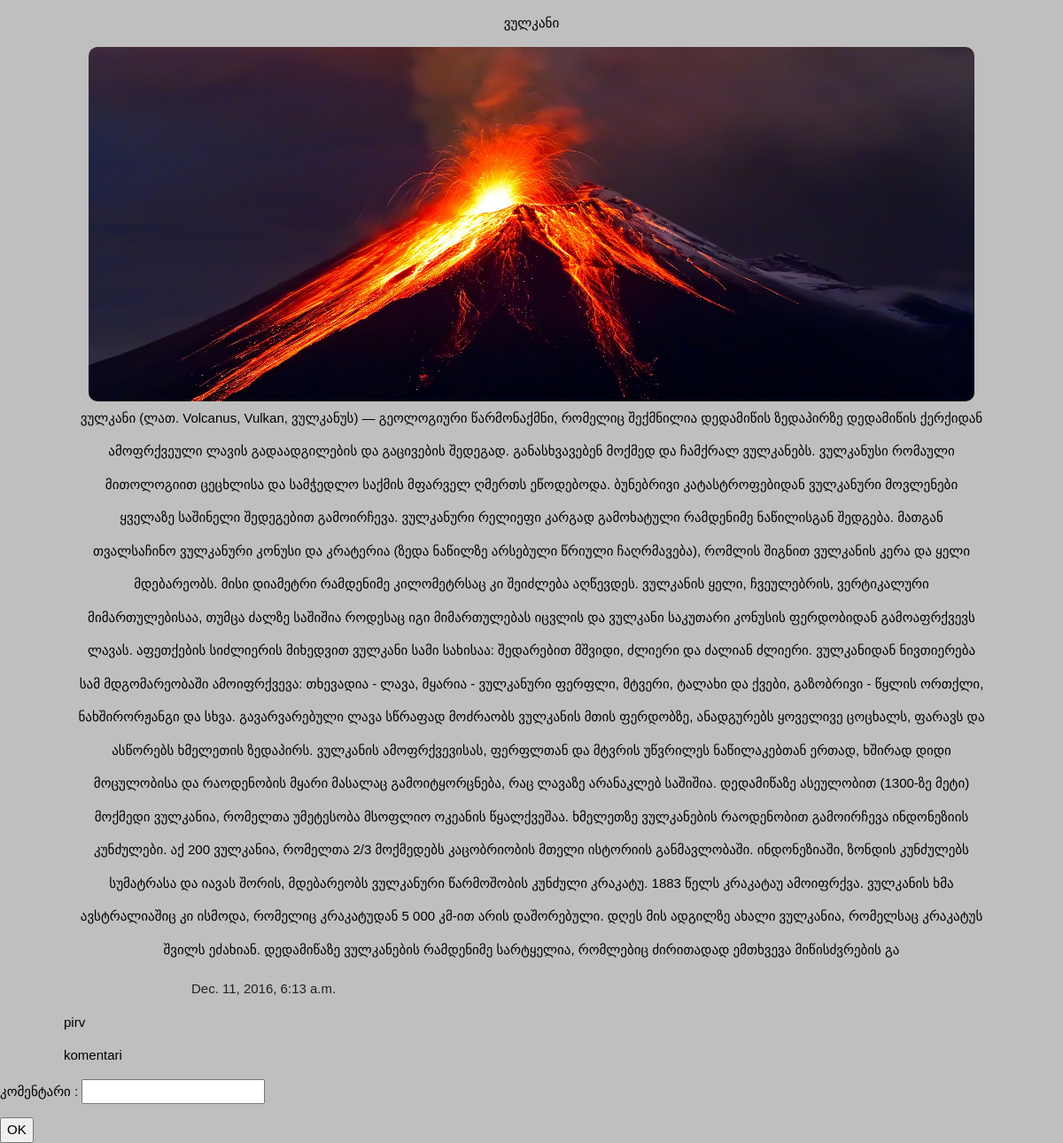
The app's page /sing/app/7/srulad/ with its own data.
### app/models.py (models this page shows, shortened)
class Post(models.Model):
	postis_satauri=models.CharField(verbose_name=_("სათაური"),max_length=50)
	postis_contenti=models.TextField(verbose_name=_("კონტენტი"))
	sheqmnis_dro=models.DateTimeField(verbose_name=_('შექმნის დრო'))
	surati=models.ImageField(verbose_name=_("სურათი"),upload_to='app')
	ganaxlebis_dro=models.DateTimeField(verbose_name=_('განახლების დრო'))
	class Meta:
		verbose_name_plural=_("პოსტები")

class Comment(models.Model):
	posti=models.ForeignKey(Post,on_delete=models.CASCADE,verbose_name=_("პოსტი"))
	komentari=models.CharField(verbose_name="კომენტარი",max_length=200)
	def __str__(self):
		return self.komentari
	class Meta:
		verbose_name_plural=_("კომენტარები")

### app/views.py (the view)
# urls.py: url(r'^(?P<posti_id>[0-9]+)/srulad/$',srulad,name="srulad"),
def srulad(request,posti_id):
	form=CommentForm()
	posti_srulad=Post.objects.get(pk=posti_id)
	if request.method=="POST":
		posti_srulad.comment_set.create(
			komentari=request.POST.get("new_comment"))
	return render(request,'app/srulad.html',{"posti":posti_srulad,"form":form})

### app/forms.py
class CommentForm(forms.Form):
    new_comment = forms.CharField(label='კომენტარი ', max_length=100)
    class Meta:
    	model= Comment
    	fields=('kometari',)

### templates/app/srulad.html (shortened to what this page needs)
<!DOCTYPE html>
<html>
<head>
{% load static %}
<link rel="stylesheet" href="{% static 'css/new.css' %}">
</head>
<body style="background-color: rgb(191, 191, 191);">
	<p style="text-align: center;" >{{posti.postis_satauri}}</p>
	<img src="{{posti.surati.url}}" alt="some_text" style="width: 1000px; height: 400px; margin: auto; display: block; border-radius: 10px;">
	<p style="text-align: center; line-height: 2.5em; display: block; margin: auto; width: 1024px;">{{posti.postis_contenti}}</p>
	<p style="display: block; padding-left: 18%; color: rgb(34, 34, 34);">{{posti.sheqmnis_dro}}</p>
	{% for i in posti.comment_set.all %}
		<p style="padding-left: 6%;">{{i}}</p>
	{% endfor %}
 <form action="" method="POST">
 	{{ form.as_p}}
	<input type="submit" value="OK">
</form>
</body>
</html>

### static/css/new.css (style rules this page uses)
html { box-sizing:border-box }
*,*:before,*:after { box-sizing:inherit }
html { -ms-text-size-adjust:100%;-webkit-text-size-adjust:100% }
body { margin:0 }
img { border-style:none }
button,input,select,textarea { font:inherit;margin:0 }
button,input { overflow:visible }
button,html [type=button],[type=reset],[type=submit] { -webkit-appearance:button }
html,body { font-family:Verdana,sans-serif;font-size:15px;line-height:1.5 }
html { overflow-x:hidden }
img { margin-bottom:-5px }

### records on screen
Post: postis_satauri "ვულკანი", surati (picture), postis_contenti "ვულკანი (ლათ. Volcanus, Vulkan, ვულკანუს) — გეოლოგიური წარმონაქმნი, რომელიც შექმნილია დედამიწის ზედაპირზე დედამიწის ქერქიდან ამოფრქვეული ლავის გადაადგილების და გაცივების შედეგად. განასხვავებენ მოქმედ და ჩამქრალ ვულკანებს. ვულკანუსი რომაული მითოლოგიით ცეცხლისა და სამჭედლო საქმის მფარველ ღმერთს ეწოდებოდა. ბუნებრივი კატასტროფებიდან ვულკანური მოვლენები ყველაზე საშინელი შედეგებით გამოირჩევა. ვულკანური რელიეფი კარგად გამოხატული რამდენიმე ნაწილისგან შედგება. მათგან თვალსაჩინო ვულკანური კონუსი და კრატერია (ზედა ნაწილზე არსებული წრიული ჩაღრმავება), რომლის შიგნით ვულკანის კერა და ყელი მდებარეობს. მისი დიამეტრი რამდენიმე კილომეტრსაც კი შეიძლება აღწევდეს. ვულკანის ყელი, ჩვეულებრის, ვერტიკალური…", sheqmnis_dro "Dec. 11, 2016, 6:13 a.m."
Comment: komentari "pirv"
Comment: komentari "komentari"
